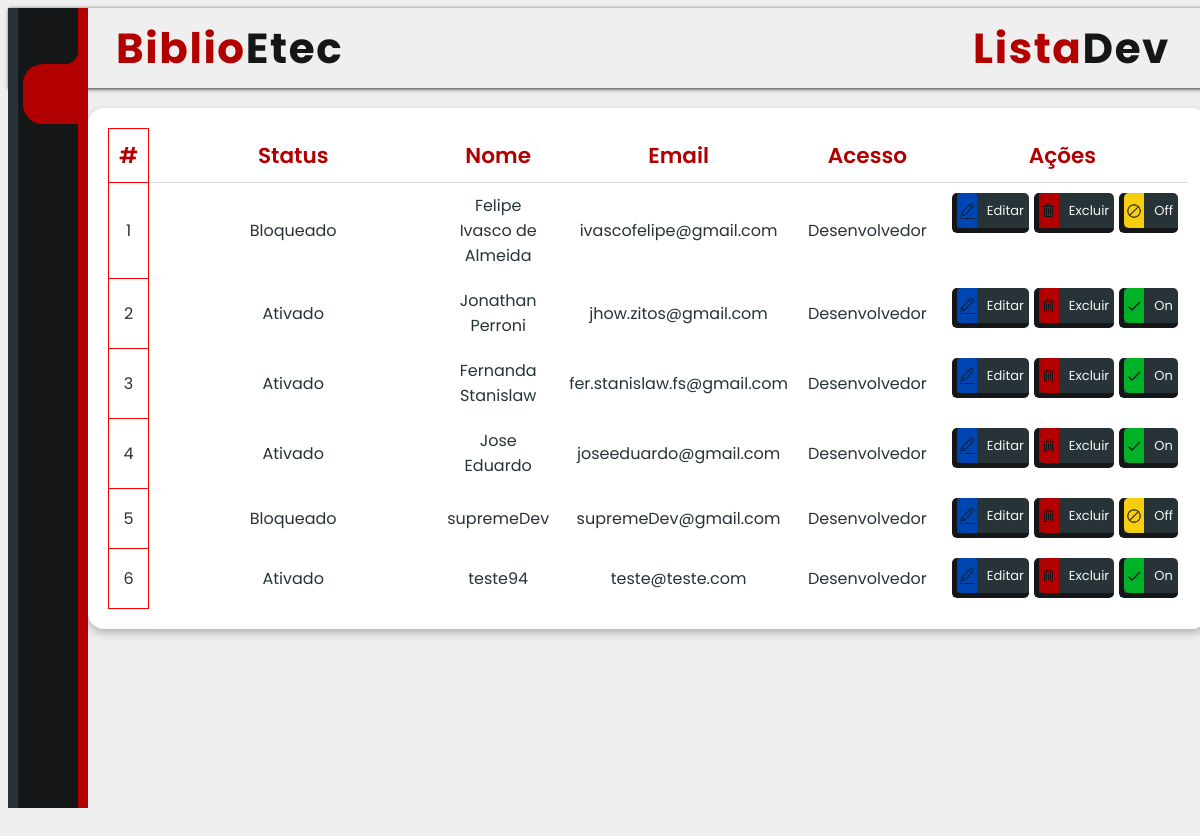
/ScreenDev/sidebarDev/lista/listaDev/lista_dev.php, run on the app's committed database.
### tables this page shows
CREATE TABLE IF NOT EXISTS `tbdev` (
  `codigo` int(11) NOT NULL,
  `nome` varchar(100) NOT NULL,
  `cpf` varchar(20) NOT NULL,
  `email` varchar(220) NOT NULL,
  `password` varchar(220) NOT NULL,
  `telefone` varchar(30) DEFAULT NULL,
  `celular` varchar(30) DEFAULT NULL,
  `acesso` varchar(15) DEFAULT NULL,
  `codigo_autenticacao` varchar(8) DEFAULT NULL,
  `chave_recuperar_senha` varchar(220) DEFAULT NULL,
  `data_codigo_autenticacao` datetime DEFAULT NULL,
  `statusDev` tinyint(1) DEFAULT '0'
);

### ScreenDev/sidebarDev/lista/listaDev/lista_dev.php (the view, shortened to what this page needs)
<?php
include_once("../../../../conexao.php");
mysqli_set_charset($conn, "utf8mb4");
?>
<!DOCTYPE html>
<html lang="en">
<head>
    <link rel="stylesheet" href="../../../../style/defaults.css">
    <link rel="stylesheet" href=" lista_devStyle.css">
</head>
<body>
<header>
    <div class="sidebar">
        <ul>
            <li class="list active">
                <a href="../../../pagedev.php">
                    <span class="icon-sidebar"><ion-icon name="home-outline"></ion-icon></span>
                </a>
            </li>
            <li class="list dropdown">
                <a href="#" class="dropdown-toggle">
                    <span class="icon-sidebar"><ion-icon name="business-outline"></ion-icon></span>
                </a>
            </li>
            <li class="list dropdown">
                <a href="#" class="dropdown-toggle">
                    <span class="icon-sidebar"><ion-icon name="save-outline"></ion-icon></span>
                </a>
            </li>
            <li class="list">
                <a href="#">
                    <span class="icon-sidebar"><ion-icon name="reader-outline"></ion-icon></span>
                </a>
            </li>
        </ul>
    </div>
    <nav class="menu-nav">
        <div class="logo Lleft">
            <p class="logoTitle">
                <h1 id="brand-title">Biblio<span class="destaque">Etec</span></h1>
            </p>
        </div>
        <div class="logo Lright">
            <p class="logoTitle">
                <h1 id="brand-title">Lista<span class="destaque">Dev</span></h1>
            </p>
        </div>
    </nav>
</header>
<main class="container">
    <section class="container-table">
        <table class="user-dev"  border="1">
            <thead>
            <tr class="trGeral">
                    <th class="codigoNumerico">#</th>
                    <th class="codigoStatus">Status</th>
                    <th class="espacoCurto">Nome</th>
                    <th class="espacoCurto">Email</th>
                    <th  class="espacoCurto">Acesso</th>
                    <th class="areaAcao">Ações</th>
                </tr>
            </thead>
            <tbody>
            <?php
            $sqlRegistro = mysqli_query($conn, "SELECT codigo, statusDev, nome, email, acesso FROM tbdev ORDER BY codigo ASC");
            if ($sqlRegistro && mysqli_num_rows($sqlRegistro) > 0) {
             $linha = 1;
                while ($dadosDev = mysqli_fetch_assoc($sqlRegistro)) {
                    $codigo = htmlspecialchars($dadosDev["codigo"]);
                    $statusDev = htmlspecialchars($dadosDev["statusDev"]);
                    $nome = htmlspecialchars($dadosDev["nome"], ENT_QUOTES, 'UTF-8');
                    $email = htmlspecialchars($dadosDev["email"]);
                    $acesso = htmlspecialchars($dadosDev["acesso"], ENT_QUOTES, 'UTF-8');
                    $statusDevText = ($statusDev == 1) ? 'Ativado' : 'Bloqueado';
                    $botaoDevText = ($statusDev == 1) ? 'On' : "Off";
                    $novaAcaoDev = ($statusDev == 1) ? 0 : 1;
                    ?>
                    <tr class="trGeral">
                        <td class="codigoNumerico"><?php echo $linha++; ?></td>
                        <td class="codigoStatus"><?php echo $statusDevText; ?></td>
                        <td class="espacoCurto"><?php echo $nome; ?></td>
                        <td class="espacoCurto"><?php echo $email; ?></td>
                        <td class="espacoCurto"><?php echo $acesso; ?></td>
                        <td class="areaBtnAcao">
                            <div class="btn-acao"><span class="btnEdit"><img></span> <a href="editar-dev.php?codigo=<?php echo $codigo; ?>" class="btn-text">Editar </a></div>
                            <div class="btn-acao"><span class="btnDelet"><img alt="Delete Icon"></span><a href="excluir-dev.php?codigo=<?php echo $codigo; ?>" class="btn-text">Excluir</a></div>
                            <div class="btn-acao">
                                <a href="ativar-desativar-dev.php?codigo=<?php echo $codigo; ?>&acao=<?php echo $novaAcaoDev; ?>" class="btn-link">
                                    <span class="btn-icon <?php echo ($statusDev == 1) ? 'btn-on' : 'btn-off'; ?>">
                                    <?php if ($statusDev == 1): ?>
                                        <img alt="On Icon">
                                    <?php else: ?>
                                        <img alt="Off Icon">
                                    <?php endif; ?>
                                    </span>
                                    <span class="btn-text"><?php echo $botaoDevText; ?></span>
                                </a>
                            </div>
                        </td>
                    </tr>
                    <?php
                }
            } else {
                echo "<tr><td colspan='6'>Nenhum desenvolvedor encontrado.</td></tr>";
            }
 ?>
            </tbody>
        </table>
    </section>
</main>
</body>
</html>

### style/defaults.css (style rules this page uses)
:root { --primary-emphasis: #b20000; --secondary-emphasis: #3a5461; --dark-grey: #273336; --off-black: #141617; --off-white: #efefef; }
* { box-sizing: border-box; font-family: "Poppins", sans-serif; }
body { width: 100%; display: flex; flex-direction: column; background-color: var(--off-white); }

### data on the page
tbdev: statusDev "Bloqueado", nome "Felipe Ivasco de Almeida", email "ivascofelipe@gmail.com", acesso "Desenvolvedor", statusDev "Off"
tbdev: statusDev "Ativado", nome "Jonathan Perroni", email "jhow.zitos@gmail.com", acesso "Desenvolvedor", statusDev "On"
tbdev: statusDev "Ativado", nome "Fernanda Stanislaw", email "fer.stanislaw.fs@gmail.com", acesso "Desenvolvedor", statusDev "On"
tbdev: statusDev "Ativado", nome "Jose Eduardo", email "joseeduardo@gmail.com", acesso "Desenvolvedor", statusDev "On"
tbdev: statusDev "Bloqueado", nome "supremeDev", email "supremeDev@gmail.com", acesso "Desenvolvedor", statusDev "Off"
tbdev: statusDev "Ativado", nome "teste94", email "teste@teste.com", acesso "Desenvolvedor", statusDev "On"
